Frame 1 (no input): blank canvas, image omitted
Frame 60 (no input): blank canvas, image omitted
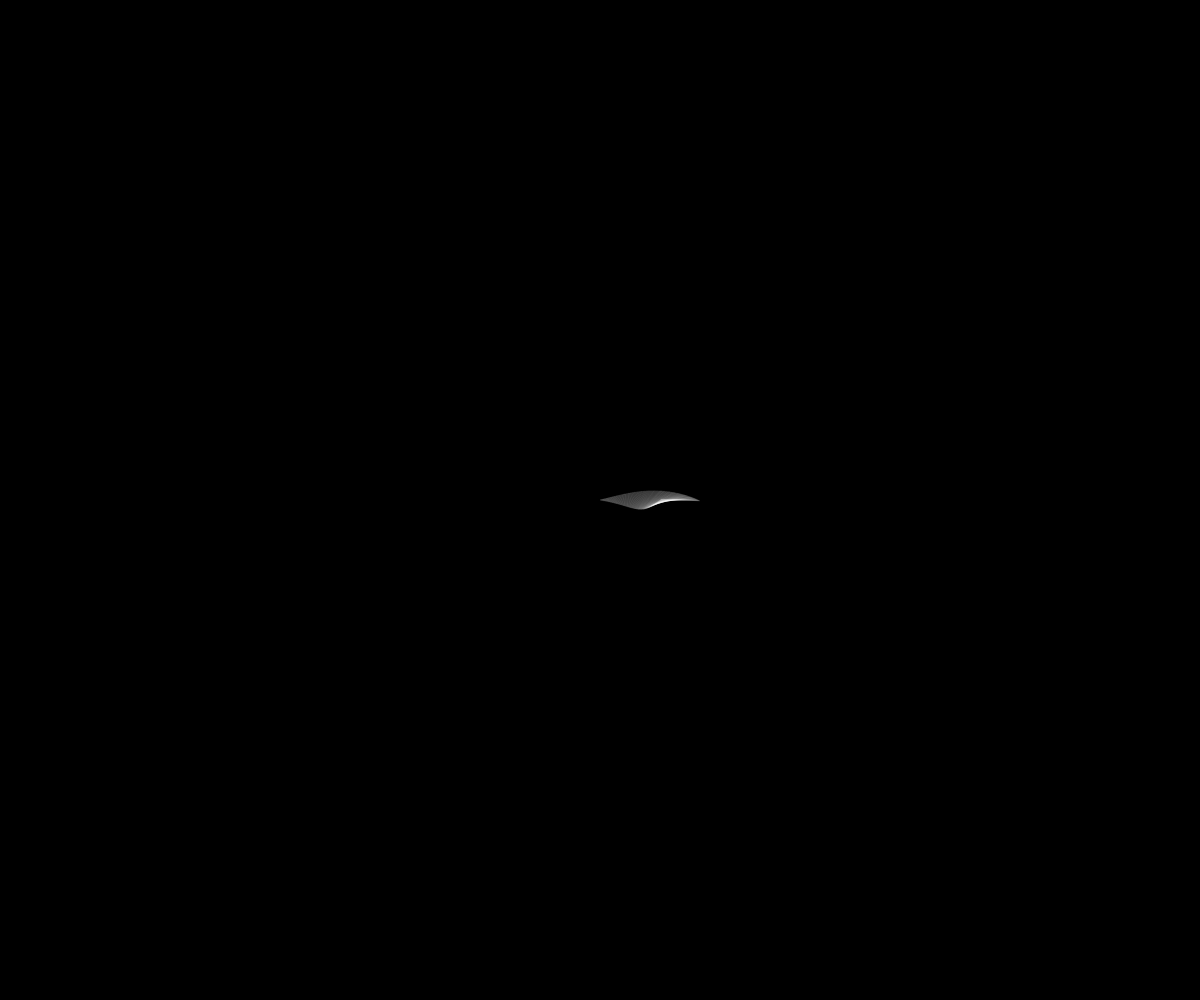
Frame 120 (the mouse pressed at the canvas centre since frame 60)

The p5.js sketch whose frames 1 and 60 were blank and that drew this single picture after the mouse press (run headless with seeded random() and noise() and a simulated clock; from frame 60 on, the mouse is pressed at the canvas centre):

// p5.js sketch
// ── sketch.js
function setup() {
	createCanvas(windowWidth, windowHeight);
	rectMode(CENTER);
	fill(255);
	noStroke();
	background(0);
}

function draw() {
	translate(windowWidth / 2, windowHeight / 2);
	line1(frameCount * 0.02, Math.sin(frameCount * 0.0015)  * 150);
}

function line1(angle, len) {
	push();
	translate(len * 3, 0);
	rotate(angle);
	stroke('rgba(255, 255, 255, 0.2)');
	line(-len / 2, -len / 2, len / 2, len / 2);
	pop();
}

// click whenever you want to stop the animation
function mouseClicked() {
	noLoop();
}
